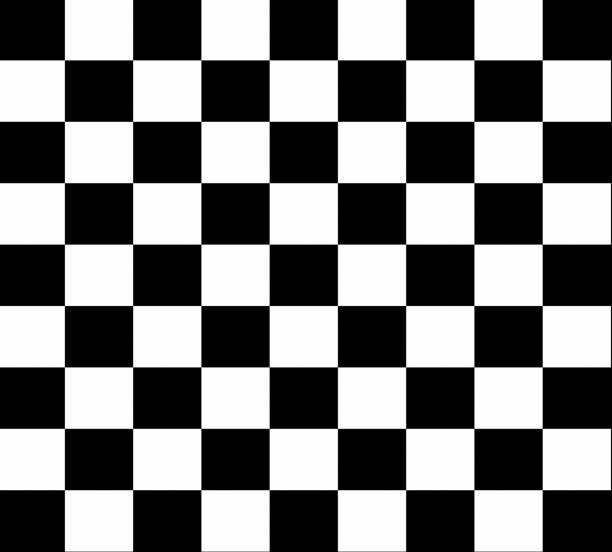
#> input picture images/bnw.png, 612 x 552 px
$ jupyter execute q1.ipynb
#> lines starting #> are read from the running program, lines starting #| are printed output that depends on the picture; after the words box and inside, x2 and y2 are one past the last pixel; in counts of white or black regions, pixels touching at a corner belong together
[cell 1]
import cv2
import numpy as np
import matplotlib.pyplot as plt

[cell 2]
def apply_thresholding_methods(image_path: str) -> tuple:
    """
    Apply different thresholding methods to a grayscale image and display results.

    Args:
        - image_path (str): Path to the input image

    Returns:
        - img (np.ndarray): Original grayscale image
        - binary (np.ndarray): Image after binary thresholding
        - adaptive (np.ndarray): Image after adaptive thresholding
        - otsu (np.ndarray): Image after Otsu's thresholding
    """
#> called with image_path = '../images/bnw.png'
    img = cv2.imread(image_path, cv2.IMREAD_GRAYSCALE)
#> img is the input picture: shape (552, 612); min 0, max 255, mean 125.6
    if img is None:
        raise ValueError("Image could not be loaded")

    # 1. Binary Thresholding
    _, binary = cv2.threshold(img, 127, 255, cv2.THRESH_BINARY)
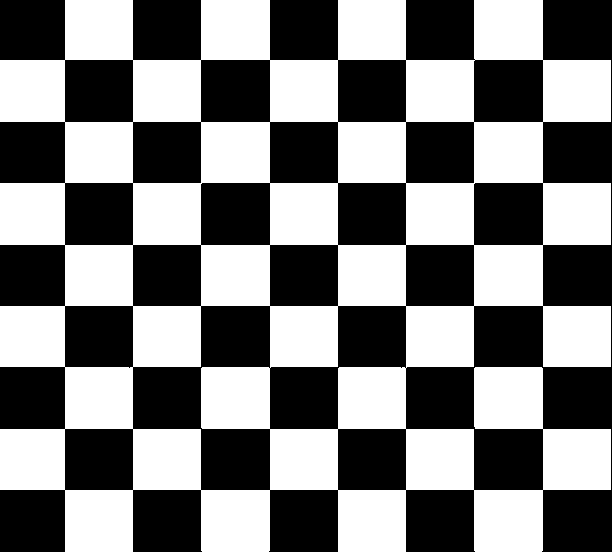
#> binary: shape (552, 612); 49.4% white; 1 white region, box (x1, y1, x2, y2) and area: (0, 0, 611, 552) 166735

    # 2. Adaptive Thresholding
    adaptive = cv2.adaptiveThreshold(
        img,
        255,
        cv2.ADAPTIVE_THRESH_GAUSSIAN_C,
        cv2.THRESH_BINARY,
        blockSize=11,
        C=2
    )
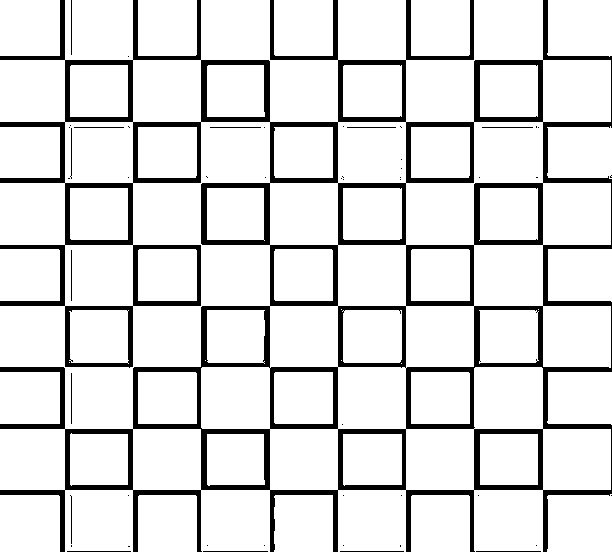
#> adaptive: shape (552, 612); 87.3% white; 50 black regions (36 under 20 px), largest, box (x1, y1, x2, y2) and area: (0, 0, 612, 552) 42189, (203, 551, 268, 552) 65, (476, 551, 541, 552) 65

    # 3. Otsu's Thresholding
    _, otsu = cv2.threshold(img, 0, 255, cv2.THRESH_BINARY + cv2.THRESH_OTSU)

    plt.figure(figsize=(12, 8))

    plt.subplot(221)
    plt.imshow(img, cmap='gray')
    plt.title('Original Image')
    plt.axis('off')

    plt.subplot(222)
    plt.imshow(binary, cmap='gray')
    plt.title('Binary Thresholding')
    plt.axis('off')

    plt.subplot(223)
    plt.imshow(adaptive, cmap='gray')
    plt.title('Adaptive Thresholding')
    plt.axis('off')

    plt.subplot(224)
    plt.imshow(otsu, cmap='gray')
    plt.title("Otsu's Thresholding")
    plt.axis('off')

    plt.tight_layout()
    plt.show()
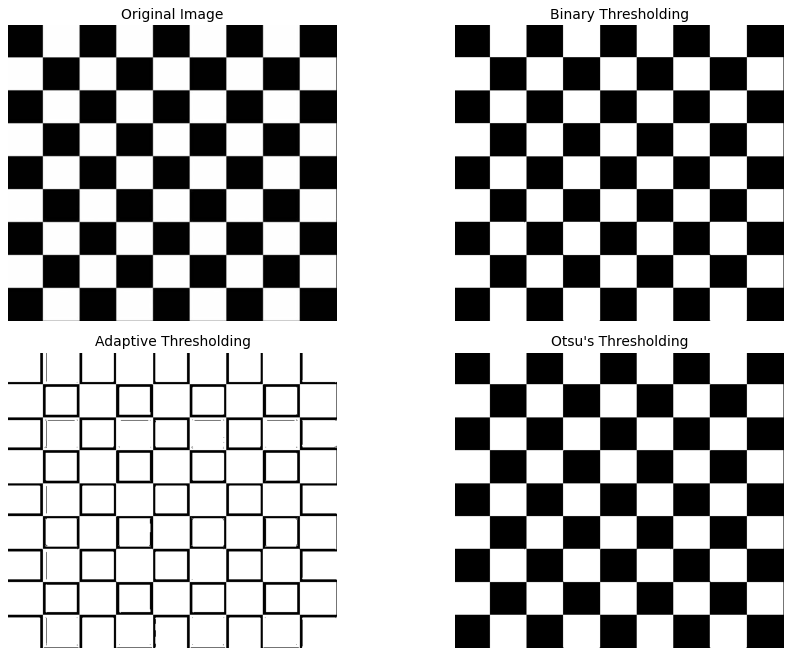
#> figure drawn by matplotlib, 4 panels

    return img, binary, adaptive, otsu

[cell 3]
DATA_DIR = "../images/"

[cell 4]
bnw_img = DATA_DIR + "bnw.png"

img, binary, adaptive, otsu = apply_thresholding_methods(bnw_img)

plt.figure(figsize=(12, 6))
plt.hist(img.ravel(), 256, [0, 256])
plt.title('Histogram of the original image')
plt.show()
#> figure, not shown here; tallest bar 139540 high, from x = 1 to 2

[cell 5]
grayscale_img_path = DATA_DIR + "grayscale.png"
img, binary, adaptive, otsu = apply_thresholding_methods(grayscale_img_path)
#> call 2 of apply_thresholding_methods, with image_path = '../images/grayscale.png'
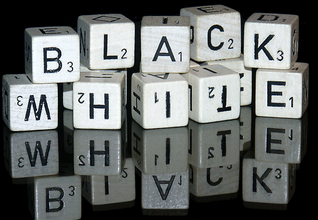
#> input picture images/grayscale.png, 318 x 220 px
#> in apply_thresholding_methods (call 2), `_, binary = cv2.threshold(img, 127, 255, cv2.THRESH_BINARY)`: binary: shape (220, 318); 33.8% white; 223 white regions (206 under 20 px), largest, box (x1, y1, x2, y2) and area: (132, 12, 302, 129) 13550, (10, 22, 135, 131) 8342, (95, 133, 120, 175) 410
#> in apply_thresholding_methods (call 2), `adaptive = cv2.adaptiveThreshold( img, 255, cv2.ADAPTIVE_THRESH_GAUSSI..`: adaptive: shape (220, 318); 69.5% white; 704 black regions (638 under 20 px), largest, box (x1, y1, x2, y2) and area: (0, 1, 313, 220) 12709, (24, 94, 51, 121) 319, (25, 140, 51, 167) 307
#> in apply_thresholding_methods (call 2), `_, otsu = cv2.threshold(img, 0, 255, cv2.THRESH_BINARY + cv2.THRESH_OT..`: otsu: shape (220, 318); 32% white; 148 white regions (136 under 20 px), largest, box (x1, y1, x2, y2) and area: (132, 12, 302, 129) 13283, (10, 22, 135, 131) 8208, (115, 135, 120, 173) 112

plt.figure(figsize=(12, 6))
plt.hist(img.ravel(), 256, [0, 256])
plt.title('Histogram of the original image')
plt.show()
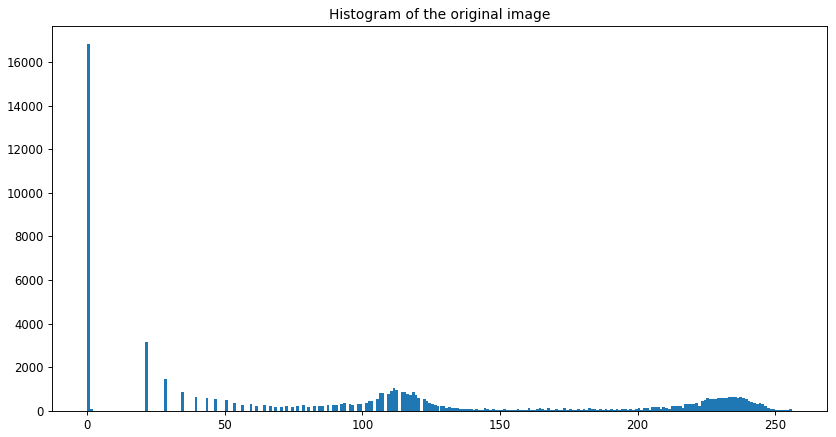
#> figure drawn by matplotlib, 1 panel; tallest bar 16808 high, from x = 0 to 1

### Adding Gaussian Noise and Salt-and-Pepper Noise to the image and then applying the thresholding

[cell 6]
noisy_img = cv2.imread(grayscale_img_path, cv2.IMREAD_GRAYSCALE)
noisy_img = cv2.GaussianBlur(noisy_img, (5, 5), 0)
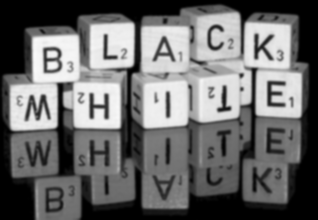
#> noisy_img: shape (220, 318); min 0, max 249, mean 106.5
noisy_img = cv2.addWeighted(noisy_img, 1.5, cv2.blur(noisy_img, (5, 5)), -0.5, 0)
cv2.imwrite(DATA_DIR + "noisy_gaussian.png", noisy_img)

img, binary, adaptive, otsu = apply_thresholding_methods(DATA_DIR + "noisy_gaussian.png")
#> call 3 of apply_thresholding_methods, with image_path = '../images/noisy_gaussian.png'
#> in apply_thresholding_methods (call 3), `_, binary = cv2.threshold(img, 127, 255, cv2.THRESH_BINARY)`: binary: shape (220, 318); 33.8% white; 71 white regions (54 under 20 px), largest, box (x1, y1, x2, y2) and area: (132, 12, 302, 129) 13610, (10, 22, 135, 131) 8472, (92, 133, 120, 174) 435
#> in apply_thresholding_methods (call 3), `adaptive = cv2.adaptiveThreshold( img, 255, cv2.ADAPTIVE_THRESH_GAUSSI..`:
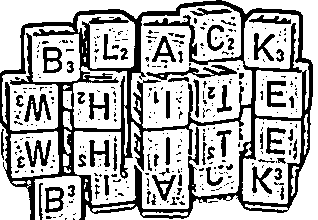
#> adaptive: shape (220, 318); 69.5% white; 338 black regions (271 under 20 px), largest, box (x1, y1, x2, y2) and area: (0, 0, 313, 220) 13033, (146, 65, 237, 80) 446, (24, 94, 51, 122) 334
#> in apply_thresholding_methods (call 3), `_, otsu = cv2.threshold(img, 0, 255, cv2.THRESH_BINARY + cv2.THRESH_OT..`: otsu: shape (220, 318); 31.8% white; 33 white regions (23 under 20 px), largest, box (x1, y1, x2, y2) and area: (133, 12, 302, 129) 13300, (10, 22, 135, 131) 8319, (113, 135, 120, 173) 143

noisy_img = cv2.imread(grayscale_img_path, cv2.IMREAD_GRAYSCALE)
salt_pepper = np.random.randint(0, 2, noisy_img.shape[:2])
for i in range(noisy_img.shape[0]):
    for j in range(noisy_img.shape[1]):
        if salt_pepper[i, j] == 0 and np.random.randint(0, 10) < 1:
            noisy_img[i, j] = 0
        elif salt_pepper[i, j] == 1 and np.random.randint(0, 10) < 1:
            noisy_img[i, j] = 255
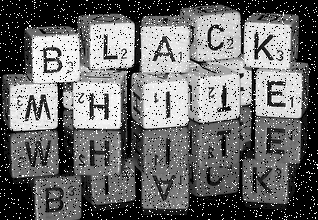
#> noisy_img: shape (220, 318); min 0, max 255, mean 108.6

cv2.imwrite(DATA_DIR + "noisy_salt_pepper.png", noisy_img)

img, binary, adaptive, otsu = apply_thresholding_methods(DATA_DIR + "noisy_salt_pepper.png")
#> call 4 of apply_thresholding_methods, with image_path = '../images/noisy_salt_pepper.png'
#> in apply_thresholding_methods (call 4), `_, binary = cv2.threshold(img, 127, 255, cv2.THRESH_BINARY)`: binary: shape (220, 318); 35.4% white; 1789 white regions (1770 under 20 px), largest, box (x1, y1, x2, y2) and area: (130, 12, 303, 129) 12991, (8, 21, 135, 131) 8082, (95, 132, 121, 175) 398
#> in apply_thresholding_methods (call 4), `adaptive = cv2.adaptiveThreshold( img, 255, cv2.ADAPTIVE_THRESH_GAUSSI..`:
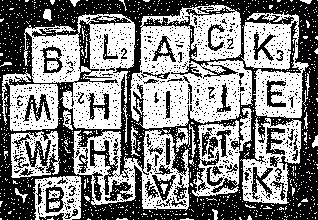
#> adaptive: shape (220, 318); 51.3% white; 1210 black regions (1148 under 20 px), largest, box (x1, y1, x2, y2) and area: (0, 0, 318, 220) 25938, (23, 94, 51, 122) 318, (252, 167, 273, 200) 279
#> in apply_thresholding_methods (call 4), `_, otsu = cv2.threshold(img, 0, 255, cv2.THRESH_BINARY + cv2.THRESH_OT..`:
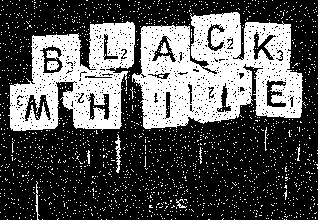
#> otsu: shape (220, 318); 33.7% white; 1838 white regions (1827 under 20 px), largest, box (x1, y1, x2, y2) and area: (132, 12, 303, 129) 12714, (8, 21, 135, 131) 7947, (115, 134, 121, 173) 110
